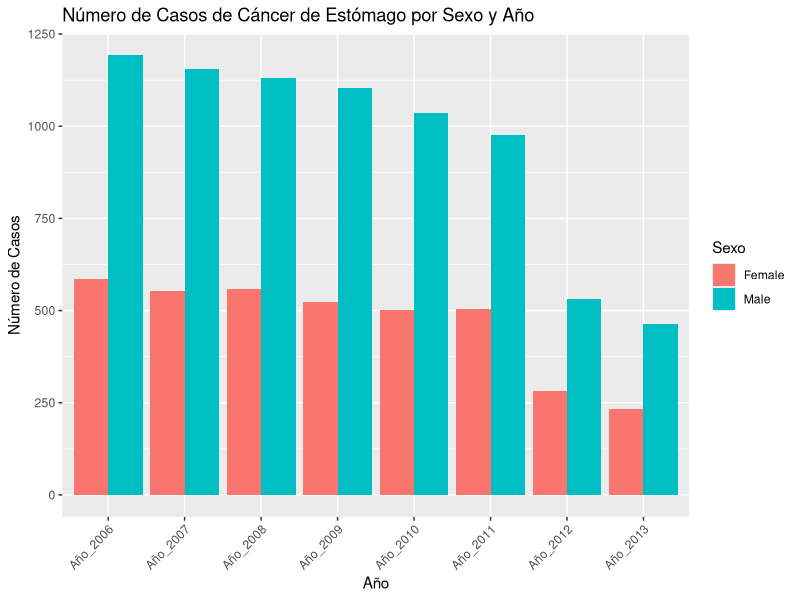
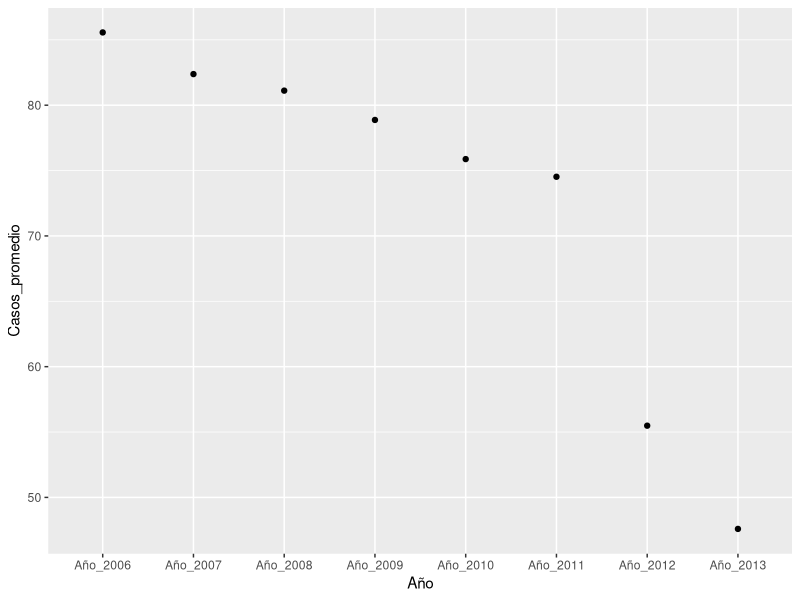
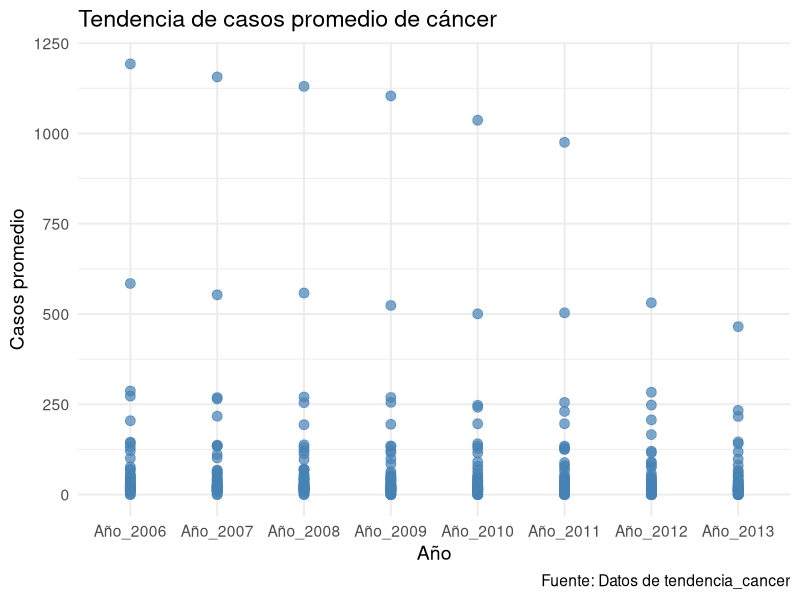

These charts were generated, in order, by the following R code:

#CANCER DE ESTÓMAGO EN EUROPA

library(readr)
library(dplyr)
library(tidyverse)
library(ggplot2)

# Se carga el archivo usando comillas como delimitador
cancer_estomago <- read_delim("INPUT/DATA/cancer_estomago.csv", delim = "\"", 
                              escape_backslash = TRUE, escape_double = FALSE, trim_ws = TRUE) %>%
  
  # Separar la columna con los años (2005-2013) en columnas individuales para cada año
  # La columna contiene los valores de varios años, por lo que usamos separate() para dividirla
  separate(
    col = c(`,2005,2006,2007,2008,2009,2010,2011,2012,2013,`), #La columna que contiene los años
    into = paste0("Año_", 2005:2013), #Nombres de las nuevas columnas (Año_2005, Año_2006, ..., Año_2013)
    sep = "," #Delimitador para separar los valores
  ) %>%
  
  # Elimina columnas innecesarias
  select(-`Indicator,`, -`...1`, -`...3`, -`...5`, -`,...6`, -`...7`, -`...9`,
         -`,...10`, -`...11`, -`...13`, -`,...14`, -`...15`, -`...17`, -`...19`, -`Año_2005`,
         -`Cancer`,  -`Age Group`) %>%
  
  # Elimina filas que están llenas de valores nulos
  slice(-c(247, 248, 249)) %>%

  # Se renombran las columnas
  rename(Pais_Ciudad = Registry) %>%
  rename(Sexo = Sex) %>%
  
  # Convertir columnas anchas en formato largo para poder trabajar mejor los datos próximamente
  pivot_longer(cols = c(`Año_2006`:`Año_2013`), names_to = "Año", values_to = "Casos") %>%
  
  # Se crea una nueva columna País basada en los prefijos de Pais_Ciudad. 
  mutate(
    Pais = case_when(
      str_starts(Pais_Ciudad, "AT") ~ "Austria",
      str_starts(Pais_Ciudad, "BE") ~ "Bélgica",
      str_starts(Pais_Ciudad, "BG") ~ "Bulgaria",
      str_starts(Pais_Ciudad, "CH") ~ "Suiza",
      str_starts(Pais_Ciudad, "DE") ~ "Alemania",
      str_starts(Pais_Ciudad, "DK") ~ "Dinamarca",
      str_starts(Pais_Ciudad, "EE") ~ "Estonia",
      str_starts(Pais_Ciudad, "ES") ~ "España",
      str_starts(Pais_Ciudad, "FR") ~ "Francia",
      str_starts(Pais_Ciudad, "HR") ~ "Croacia",
      str_starts(Pais_Ciudad, "IE") ~ "Irlanda",
      str_starts(Pais_Ciudad, "IS") ~ "Islandia",
      str_starts(Pais_Ciudad, "IT") ~ "Italia",
      str_starts(Pais_Ciudad, "LT") ~ "Lituania",
      str_starts(Pais_Ciudad, "MT") ~ "Malta",
      str_starts(Pais_Ciudad, "NL") ~ "Holanda",
      str_starts(Pais_Ciudad, "NO") ~ "Noruega",
      str_starts(Pais_Ciudad, "PL") ~ "Polonia",
      str_starts(Pais_Ciudad, "PT") ~ "Portugal",
      str_starts(Pais_Ciudad, "RO") ~ "Rumania",
      str_starts(Pais_Ciudad, "RS") ~ "Serbia",
      str_starts(Pais_Ciudad, "SI") ~ "Eslovenia",
      str_starts(Pais_Ciudad, "SK") ~ "Eslovaquia",
      str_starts(Pais_Ciudad, "UA") ~ "Ucrania",
      str_starts(Pais_Ciudad, "UK") ~ "Reino Unido"
    )
  ) %>%
  
  # Después de haber creado la nueva columna País, se elimina País_Ciudad porque ya no nos interesa
  select(-Pais_Ciudad) %>%
  relocate(Pais, Año, Sexo, Casos) %>%
  #Convertir los valores de la columna Casos a numéricos
  mutate(Casos = as.numeric(Casos)) %>%
  
  # Agrupar los datos por "Pais", "Año" y "Sexo", y luego calcular la suma de los casos por grupo
  group_by(Pais, Año, Sexo) %>%
  summarise(Casos = sum(Casos, na.rm = TRUE), .groups = "drop") 
  #Con .groups=drop se consigue que se devuelvan los resultados sin estar agrupados por las variables País, Año y Sexo
  #Esto es necesario para conseguir que los datos sean la suma de un país entero y no aparezcan 
  #agrupados por regiones.

View(cancer_estomago)

###### PREGUNTA 3: ¿El cáncer de estómago se ve influenciado por el sexo de los pacientes?
#Evaluación general de sexo frente a casos
cancer_estomago %>%
  group_by(Sexo) %>%
  summarise(Casos_promedio = mean(Casos, na.rm = TRUE))

#Evaluación del sexo frente al país
cancer_estomago %>%
  group_by(Sexo, Pais) %>%
  summarise(Casos_promedio = mean(Casos, na.rm = TRUE))


# Crear el gráfico con geom_bar
ggplot(cancer_estomago, aes(x = Año, y = Casos, fill = Sexo)) +
  geom_bar(stat = "identity", position = "dodge") + # Barras agrupadas
  labs(
    title = "Número de Casos de Cáncer de Estómago por Sexo y Año",
    x = "Año",
    y = "Número de Casos",
    fill = "Sexo"
  ) +
  theme(axis.text.x = element_text(angle = 45, hjust = 1)) # Rotar etiquetas del eje X



###### 5. ¿Las tasas de cáncer de estómago han aumentado o disminuido con el tiempo?
tendencia_cancer <- cancer_estomago %>%
  group_by(Año) %>%
  summarise(Casos_promedio = mean(Casos, na.rm = TRUE))

ggplot(data = tendencia_cancer, aes(x = Año, y = Casos_promedio))+
  geom_point() +
  geom_smooth(method = "loess", formula = 'y ~ x' )

ggplot(data = cancer_estomago, aes(x = Año, y = Casos)) +
  geom_point(color = "steelblue", size = 3, alpha = 0.7) + # Cambia el color y ajusta la transparencia
  geom_smooth(method = "loess", formula = y ~ x, color = "darkred", fill = "pink", alpha = 0.3) + # Personaliza la línea y el área sombreada
  labs(
    title = "Tendencia de casos promedio de cáncer",
    x = "Año",
    y = "Casos promedio",
    caption = "Fuente: Datos de tendencia_cancer"
  ) + 
  theme_minimal(base_size = 14)


#### CASO CON MÁS NUMERO DE CASOS DE CANCER
max_casos <- cancer_estomago %>%
  arrange(desc(Casos))%>%
  slice_head()
max_casos


#### CASO CON MENOS NUMERO DE CASOS DE CANCER
min_casos <- cancer_estomago %>%
  arrange(Casos)%>%
  slice_head()
min_casos
  
####################################################################################################

###################################################################################################
#DATOS DE FOSFATO EN RÍOS DE EUROPA
library(readr)
library(dplyr)
library(ggplot2)
Fosfato <- read_csv("INPUT/DATA/fosfato.csv") %>%
  select(-`Period:text`) %>%  #Se eliminina una columna que estaba llena de texto innecesario                           
  rename(País = `Country:text`,                           
         Año = `Year:year`,         #Se renombran las columnas               
         Fosfato = colnames(.)[3]) %>%   #El nombre de la tercera columna mg P/I:number se sustituye por Fosfato         
  arrange(País)   # Ordena la tabla por orden alfabético de País
View(Fosfato)

###############################################################################################
#DATOS ECONOMÍA EUROPA
library(readr)
library(dplyr)
library(tidyverse)

economia <- read_csv("INPUT/DATA/economia.csv")

economia<-economia%>%
  select(-c(1, 2, 3, 4, 5,9))%>%   #se eliminan columnas innecesarias 
  slice(-c(178:189),-c(118:141))%>% #Se eliminan las filas innecesarias
  rename(País=geo,
         Año=TIME_PERIOD,   #Se renombran las columnas 
         PIB=OBS_VALUE)
View(economia)






